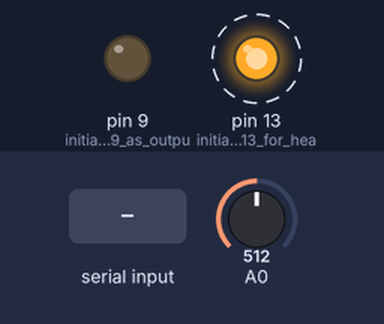
A sketch run on a simulated Arduino Uno, built with avr-gcc and run on an emulated ATmega328P. On the bench: output pins drawn as LEDs (lit = HIGH). Dashed ring = blinking. Inputs (shaded band) come from the test bench; at power-on: A0 = 512. What the sketch prints to the serial monitor is not drawn.

Above: at 1.25 s.
1.3 s: "1" received over Serial
At 1.45 s:
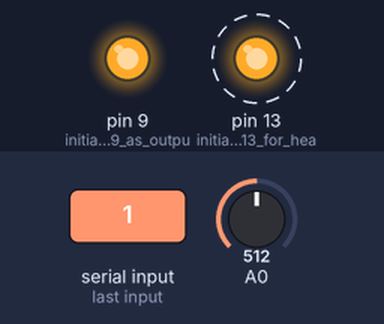
4.3 s: "0" received over Serial
At 4.65 s:
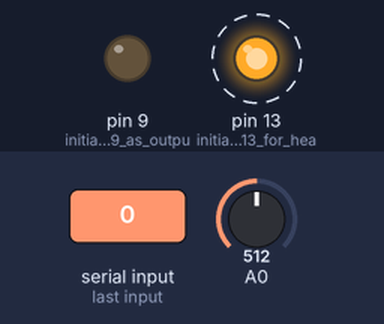
Timing chart, 0 to 13.3 s (numbered marks = the images above; inputs shaded):
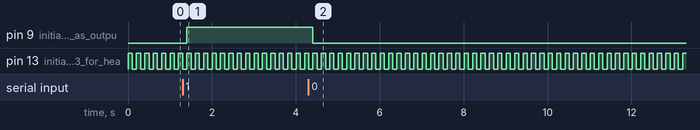

Measured:
- after the input at 1.3 s, pin 9 (initialize_pin_9_as_outpu): LOW → HIGH after 0.10 s
- after the input at 4.3 s, pin 9 (initialize_pin_9_as_outpu): HIGH → LOW after 0.11 s
- by itself, pin 13 (initialize_pin_13_for_hea): alternates HIGH for 0.10 s and LOW for 0.10 s

The sketch:

Lab3_code.ino
```cpp
void setup() {

   Serial.begin(9600);      // initialize serial port

   pinMode(9, OUTPUT);      // initialize pin 9 as output pin
   pinMode(13, OUTPUT);    // initialize pin 13 for heartbeat LED
}
void loop() {
      int  sensor;
      char command; // Read sensor input value, send sensor value to PC
    sensor = analogRead(0);       // read sensor value from analog pin A0
    sensor = sensor >> 2;         // convert sensor value from 10-bits to 8bits

   Serial.println(sensor);       // send sensor value to PC

// Read command from PC, control output device

   if (Serial.available())
      command = Serial.read();   // read command character from PC

   switch (command) {            // activate output according to command value
      case  '0':          digitalWrite(9, LOW);   // turn output device OFF
      break;
       case  '1':          digitalWrite(9, HIGH);  // turn output device ON
       break;
       case  '2':          digitalWrite(10, LOW);   // turn output device OFF
       break;
       case  '3':          digitalWrite(10, HIGH);  // turn output device ON
       break;
       case  '4':          digitalWrite(11, LOW);   // turn output device OFF
       break;
       case  '5':          digitalWrite(11, HIGH);  // turn output device ON
       break;
       default:
         // do nothing for other command values
         break;
   }

// toggle pin 13 LED to show that the program is running (heartbeat)

   digitalWrite(13, HIGH); delay(100);
   digitalWrite(13, LOW);  delay(100);
}
```
